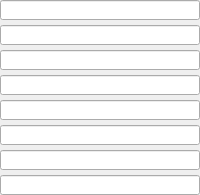
    <widget class="PyDMFrame" name="composite">
      <property name="geometry">
        <rect>
          <x>40</x>
          <y>70</y>
          <width>200</width>
          <height>195</height>
        </rect>
      </property>
      <widget class="PyDMLineEdit" name="text_entry_1">
        <property name="geometry">
          <rect>
            <x>0</x>
            <y>0</y>
            <width>200</width>
            <height>20</height>
          </rect>
        </property>
        <property name="channel" stdset="0">
          <string>ca://${prefix}${A1}AttrName</string>
        </property>
        <property name="toolTip">
          <string>${prefix}${A1}AttrName</string>
        </property>
        <property name="displayFormat" stdset="0">
          <enum>PyDMLineEdit::String</enum>
        </property>
        <property name="font" stdset="0">
          <font>
            <pointsize>10</pointsize>
          </font>
        </property>
        <property name="styleSheet">
          <string notr="true">PyDMLineEdit#text_entry_1 {
  color: rgb(0, 0, 0);
  background-color: rgb(115, 223, 255);
  border: 1px solid black;
  margin: 0px;
  padding: 0px;
  spacing: 0px;
  }</string>
        </property>
      </widget>
      <widget class="PyDMLineEdit" name="text_entry_2">
        <property name="geometry">
          <rect>
            <x>0</x>
            <y>25</y>
            <width>200</width>
            <height>20</height>
          </rect>
        </property>
        <property name="channel" stdset="0">
          <string>ca://${prefix}${A2}AttrName</string>
        </property>
        <property name="toolTip">
          <string>${prefix}${A2}AttrName</string>
        </property>
        <property name="displayFormat" stdset="0">
          <enum>PyDMLineEdit::String</enum>
        </property>
        <property name="font" stdset="0">
          <font>
            <pointsize>10</pointsize>
          </font>
        </property>
        <property name="styleSheet">
          <string notr="true">PyDMLineEdit#text_entry_2 {
  color: rgb(0, 0, 0);
  background-color: rgb(115, 223, 255);
  border: 1px solid black;
  margin: 0px;
  padding: 0px;
  spacing: 0px;
  }</string>
        </property>
      </widget>
      <widget class="PyDMLineEdit" name="text_entry_3">
        <property name="geometry">
          <rect>
            <x>0</x>
            <y>50</y>
            <width>200</width>
            <height>20</height>
          </rect>
        </property>
        <property name="channel" stdset="0">
          <string>ca://${prefix}${A3}AttrName</string>
        </property>
        <property name="toolTip">
          <string>${prefix}${A3}AttrName</string>
        </property>
        <property name="displayFormat" stdset="0">
          <enum>PyDMLineEdit::String</enum>
        </property>
        <property name="font" stdset="0">
          <font>
            <pointsize>10</pointsize>
          </font>
        </property>
        <property name="styleSheet">
          <string notr="true">PyDMLineEdit#text_entry_3 {
  color: rgb(0, 0, 0);
  background-color: rgb(115, 223, 255);
  border: 1px solid black;
  margin: 0px;
  padding: 0px;
  spacing: 0px;
  }</string>
        </property>
      </widget>
      <widget class="PyDMLineEdit" name="text_entry_4">
        <property name="geometry">
          <rect>
            <x>0</x>
            <y>75</y>
            <width>200</width>
            <height>20</height>
          </rect>
        </property>
        <property name="channel" stdset="0">
          <string>ca://${prefix}${A4}AttrName</string>
        </property>
        <property name="toolTip">
          <string>${prefix}${A4}AttrName</string>
        </property>
        <property name="displayFormat" stdset="0">
          <enum>PyDMLineEdit::String</enum>
        </property>
        <property name="font" stdset="0">
          <font>
            <pointsize>10</pointsize>
          </font>
        </property>
        <property name="styleSheet">
          <string notr="true">PyDMLineEdit#text_entry_4 {
  color: rgb(0, 0, 0);
  background-color: rgb(115, 223, 255);
  border: 1px solid black;
  margin: 0px;
  padding: 0px;
  spacing: 0px;
  }</string>
        </property>
      </widget>
      <widget class="PyDMLineEdit" name="text_entry_5">
        <property name="geometry">
          <rect>
            <x>0</x>
            <y>100</y>
            <width>200</width>
            <height>20</height>
          </rect>
        </property>
        <property name="channel" stdset="0">
          <string>ca://${prefix}${A5}AttrName</string>
        </property>
        <property name="toolTip">
          <string>${prefix}${A5}AttrName</string>
        </property>
        <property name="displayFormat" stdset="0">
          <enum>PyDMLineEdit::String</enum>
        </property>
        <property name="font" stdset="0">
          <font>
            <pointsize>10</pointsize>
          </font>
        </property>
        <property name="styleSheet">
          <string notr="true">PyDMLineEdit#text_entry_5 {
  color: rgb(0, 0, 0);
  background-color: rgb(115, 223, 255);
  border: 1px solid black;
  margin: 0px;
  padding: 0px;
  spacing: 0px;
  }</string>
        </property>
      </widget>
      <widget class="PyDMLineEdit" name="text_entry_6">
        <property name="geometry">
          <rect>
            <x>0</x>
            <y>125</y>
            <width>200</width>
            <height>20</height>
          </rect>
        </property>
        <property name="channel" stdset="0">
          <string>ca://${prefix}${A6}AttrName</string>
        </property>
        <property name="toolTip">
          <string>${prefix}${A6}AttrName</string>
        </property>
        <property name="displayFormat" stdset="0">
          <enum>PyDMLineEdit::String</enum>
        </property>
        <property name="font" stdset="0">
          <font>
            <pointsize>10</pointsize>
          </font>
        </property>
        <property name="styleSheet">
          <string notr="true">PyDMLineEdit#text_entry_6 {
  color: rgb(0, 0, 0);
  background-color: rgb(115, 223, 255);
  border: 1px solid black;
  margin: 0px;
  padding: 0px;
  spacing: 0px;
  }</string>
        </property>
      </widget>
      <widget class="PyDMLineEdit" name="text_entry_7">
        <property name="geometry">
          <rect>
            <x>0</x>
            <y>150</y>
            <width>200</width>
            <height>20</height>
          </rect>
        </property>
        <property name="channel" stdset="0">
          <string>ca://${prefix}${A7}AttrName</string>
        </property>
        <property name="toolTip">
          <string>${prefix}${A7}AttrName</string>
        </property>
        <property name="displayFormat" stdset="0">
          <enum>PyDMLineEdit::String</enum>
        </property>
        <property name="font" stdset="0">
          <font>
            <pointsize>10</pointsize>
          </font>
        </property>
        <property name="styleSheet">
          <string notr="true">PyDMLineEdit#text_entry_7 {
  color: rgb(0, 0, 0);
  background-color: rgb(115, 223, 255);
  border: 1px solid black;
  margin: 0px;
  padding: 0px;
  spacing: 0px;
  }</string>
        </property>
      </widget>
      <widget class="PyDMLineEdit" name="text_entry_8">
        <property name="geometry">
          <rect>
            <x>0</x>
            <y>175</y>
            <width>200</width>
            <height>20</height>
          </rect>
        </property>
        <property name="channel" stdset="0">
          <string>ca://${prefix}${A8}AttrName</string>
        </property>
        <property name="toolTip">
          <string>${prefix}${A8}AttrName</string>
        </property>
        <property name="displayFormat" stdset="0">
          <enum>PyDMLineEdit::String</enum>
        </property>
        <property name="font" stdset="0">
          <font>
            <pointsize>10</pointsize>
          </font>
        </property>
        <property name="styleSheet">
          <string notr="true">PyDMLineEdit#text_entry_8 {
  color: rgb(0, 0, 0);
  background-color: rgb(115, 223, 255);
  border: 1px solid black;
  margin: 0px;
  padding: 0px;
  spacing: 0px;
  }</string>
        </property>
      </widget>
    </widget>
